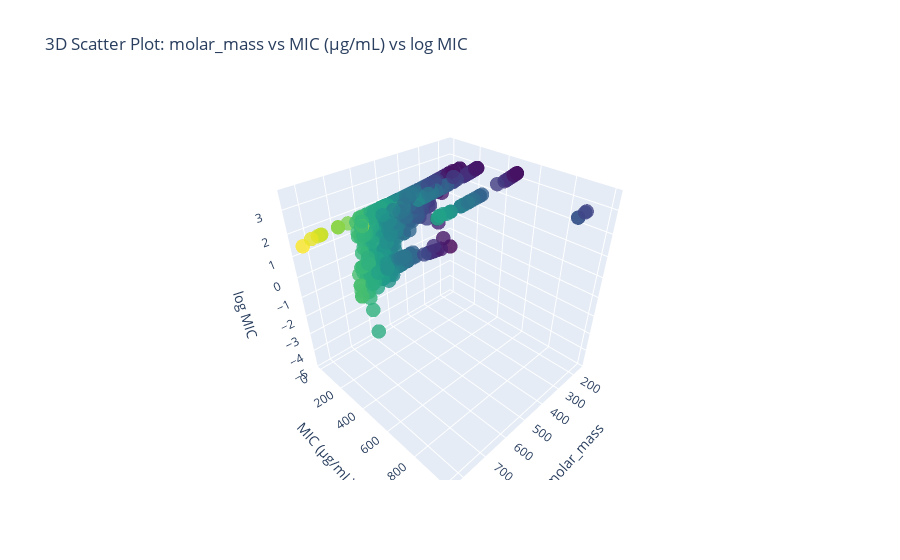

Here is the notebook cell this chart was saved with:
### Code cell
scatter_3d = go.Scatter3d(
    x=ds_cleaned['molar_mass'],  # Ось X
    y=ds_cleaned['MIC (µg/mL)'],   # Ось Y
    z=ds_cleaned['log MIC'],           # Ось Z
    mode='markers',
    marker=dict(
        size=5,
        color=ds_cleaned['molar_mass'],  # Цвет точек основан на весе молекул
        colorscale='Viridis',  # Цветовая схема
        opacity=0.8
    )
)

# Определение макета графика
layout = go.Layout(
    title='3D Scatter Plot: molar_mass vs MIC (µg/mL) vs log MIC',
    scene=dict(
        xaxis=dict(title='molar_mass'),
        yaxis=dict(title='MIC (µg/mL)'),
        zaxis=dict(title='log MIC')
    )
)

# Создание и отображение графика
fig = go.Figure(data=[scatter_3d], layout=layout)
fig.show()

### Figure 1 — Plotly figure (JSON) as saved in the notebook; plotly's stock layout.template omitted (floating-point values rounded to 4 significant figures; data arrays with more than 128 entries replaced by an {"elided": "..."} marker saying what was removed)
{"data": [{"marker": {"color": {"elided": "932 float values"}, "colorscale": [[0, "#440154"], [0.1111, "#482878"], [0.2222, "#3e4989"], [0.3333, "#31688e"], [0.4444, "#26828e"], [0.5556, "#1f9e89"], [0.6667, "#35b779"], [0.7778, "#6ece58"], [0.8889, "#b5de2b"], [1, "#fde725"]], "opacity": 0.8, "size": 5}, "mode": "markers", "type": "scatter3d", "x": {"elided": "932 float values"}, "y": {"elided": "932 float values"}, "z": {"elided": "932 float values"}}], "layout": {"scene": {"xaxis": {"title": {"text": "molar_mass"}}, "yaxis": {"title": {"text": "MIC (µg/mL)"}}, "zaxis": {"title": {"text": "log MIC"}}}, "title": {"text": "3D Scatter Plot: molar_mass vs MIC (µg/mL) vs log MIC"}}}
